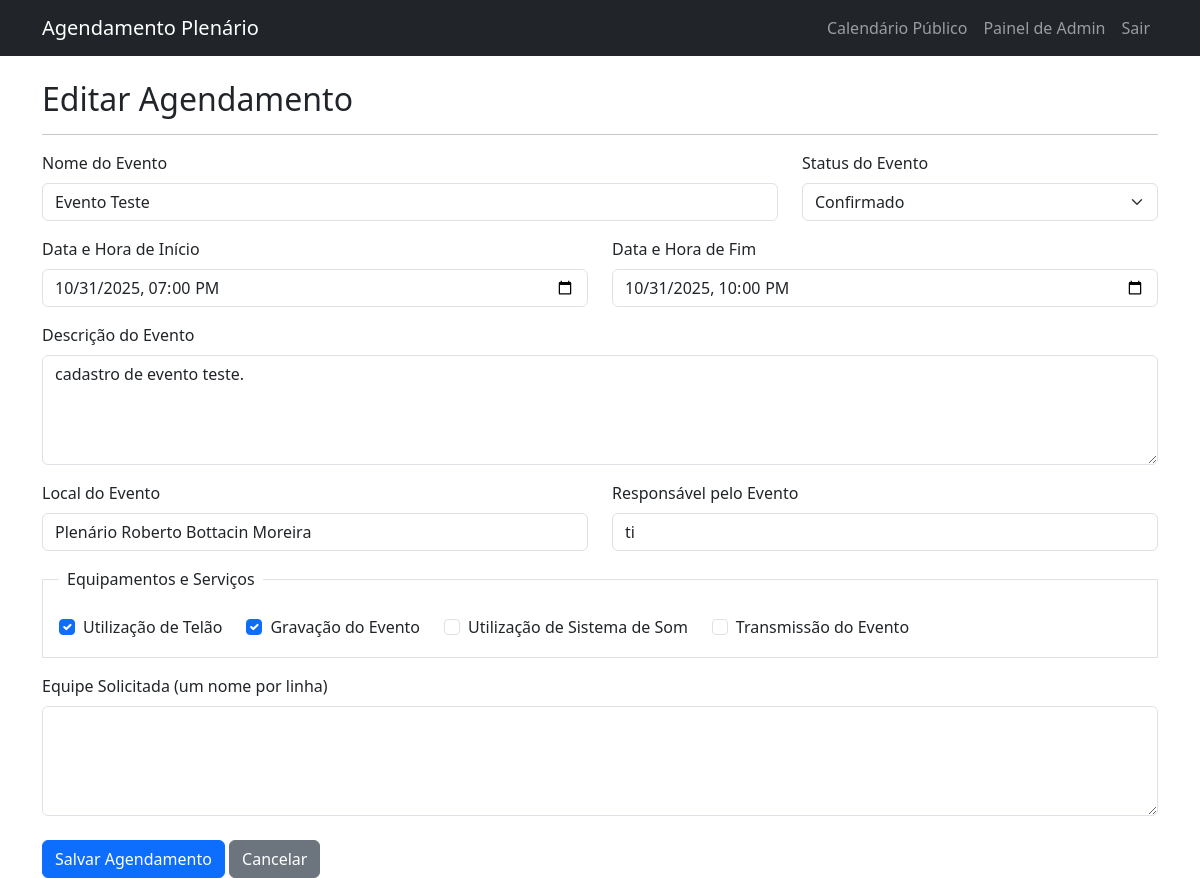
Screenshot of /agendamento/editar/1 (signed in) with the database file from the repository.
### app/models.py (models this page shows, shortened)
class Agendamento(db.Model):
    id = db.Column(db.Integer, primary_key=True)
    titulo = db.Column(db.String(140), nullable=False)
    descricao = db.Column(db.Text)
    data_inicio = db.Column(db.DateTime, index=True, nullable=False)
    data_fim = db.Column(db.DateTime, nullable=False)
    local = db.Column(db.String(140), default='Plenário Roberto Bottacin Moreira')
    responsavel = db.Column(db.String(140))
    status = db.Column(db.String(64), default='Confirmado')
    uso_telao = db.Column(db.Boolean, default=False)
    gravacao = db.Column(db.Boolean, default=False)
    uso_som = db.Column(db.Boolean, default=False)
    transmissao = db.Column(db.Boolean, default=False)
    usuario_id = db.Column(db.Integer, db.ForeignKey('usuario.id'))
    equipe_solicitada = db.Column(db.Text) # Campo para listar os funcionários
    usuario_id = db.Column(db.Integer, db.ForeignKey('usuario.id'))

### app/routes.py (the view)
@bp.route('/agendamento/editar/<int:agendamento_id>', methods=['GET', 'POST'])
@login_required
def editar_agendamento(agendamento_id):
    agendamento = Agendamento.query.get_or_404(agendamento_id)
    form = AgendamentoForm(agendamento_id=agendamento_id)
    if form.validate_on_submit():
        agendamento.titulo = form.titulo.data
        agendamento.descricao = form.descricao.data
        agendamento.data_inicio = form.data_inicio.data
        agendamento.data_fim = form.data_fim.data
        agendamento.local = form.local.data
        agendamento.responsavel = form.responsavel.data
        agendamento.status = form.status.data
        agendamento.uso_telao = form.uso_telao.data
        agendamento.gravacao = form.gravacao.data
        agendamento.uso_som = form.uso_som.data
        agendamento.transmissao = form.transmissao.data
        agendamento.equipe_solicitada = form.equipe_solicitada.data
        db.session.commit()
        from app.email import enviar_email_notificacao
        enviar_email_notificacao(
            assunto=f"Agendamento Atualizado: {agendamento.titulo}",
            destinatarios=current_app.config['ADMINS'],
            template_html="email/notificacao.html",
            agendamento=agendamento,
            status_acao="atualizado"
        )
        flash('Agendamento atualizado com sucesso!')
        return redirect(url_for('main.admin_dashboard'))
    elif request.method == 'GET':
        form.titulo.data = agendamento.titulo
        form.descricao.data = agendamento.descricao
        form.data_inicio.data = agendamento.data_inicio
        form.data_fim.data = agendamento.data_fim
        form.local.data = agendamento.local
        form.responsavel.data = agendamento.responsavel
        form.status.data = agendamento.status
        form.uso_telao.data = agendamento.uso_telao
        form.gravacao.data = agendamento.gravacao
        form.uso_som.data = agendamento.uso_som
        form.transmissao.data = agendamento.transmissao
        form.equipe_solicitada.data = agendamento.equipe_solicitada
    return render_template('editar_agendamento.html', title='Editar Agendamento', form=form)

### app/models.py (called while the page is built)
@login_manager.user_loader
def load_user(user_id):
    return Usuario.query.get(int(user_id))

### app/templates/editar_agendamento.html (shortened to what this page needs)
{% extends "base.html" %}
{% block content %}
    <h2>Editar Agendamento</h2>
    <hr>
    <form action="" method="post" novalidate>
        <div class="row">
            <div class="col-md-8 mb-3">
                {{ form.titulo.label(class="form-label") }}
                {{ form.titulo(class="form-control", size=32) }}
            </div>
            <div class="col-md-4 mb-3">
                {{ form.status.label(class="form-label") }}
                {{ form.status(class="form-select") }}
            </div>
        </div>
        <div class="row">
            <div class="col-md-6 mb-3">
                {{ form.data_inicio.label(class="form-label") }}
                {{ form.data_inicio(class="form-control") }}
            </div>
            <div class="col-md-6 mb-3">
                {{ form.data_fim.label(class="form-label") }}
                {{ form.data_fim(class="form-control") }}
            </div>
        </div>
        <div class="mb-3">
            {{ form.descricao.label(class="form-label") }}
            {{ form.descricao(class="form-control", rows=4) }}
        </div>
        <div class="row">
            <div class="col-md-6 mb-3">
                {{ form.local.label(class="form-label") }}
                {{ form.local(class="form-control") }}
            </div>
            <div class="col-md-6 mb-3">
                {{ form.responsavel.label(class="form-label") }}
                {{ form.responsavel(class="form-control") }}
            </div>
        </div>
        <fieldset class="border p-3 mb-3">
            <legend class="float-none w-auto px-2 fs-6">Equipamentos e Serviços</legend>
            <div class="d-flex flex-wrap">
                <div class="form-check me-4">{{ form.uso_telao(class="form-check-input") }} {{ form.uso_telao.label(class="form-check-label") }}</div>
                <div class="form-check me-4">{{ form.gravacao(class="form-check-input") }} {{ form.gravacao.label(class="form-check-label") }}</div>
                <div class="form-check me-4">{{ form.uso_som(class="form-check-input") }} {{ form.uso_som.label(class="form-check-label") }}</div>
                <div class="form-check me-4">{{ form.transmissao(class="form-check-input") }} {{ form.transmissao.label(class="form-check-label") }}</div>
            </div>
        </fieldset>
        <div class="mb-3">
            {{ form.equipe_solicitada.label(class="form-label") }}
            {{ form.equipe_solicitada(class="form-control", rows=4) }}
        </div>
        <div class="mt-4">
            {{ form.submit(class="btn btn-primary") }}
            <a href="{{ url_for('main.admin_dashboard') }}" class="btn btn-secondary">Cancelar</a>
        </div>
    </form>
{% endblock %}

### app/templates/base.html (style rules this page uses)
body { padding-top: 56px; }

### rows the page displays
Agendamento: titulo "Evento Teste", status "Confirmado", data_inicio "10/31/2025 19:00", data_fim "10/31/2025 22:00", descricao "cadastro de evento teste.", local "Plenário Roberto Bottacin Moreira", responsavel "ti", uso_telao "☑", gravacao "☑"
